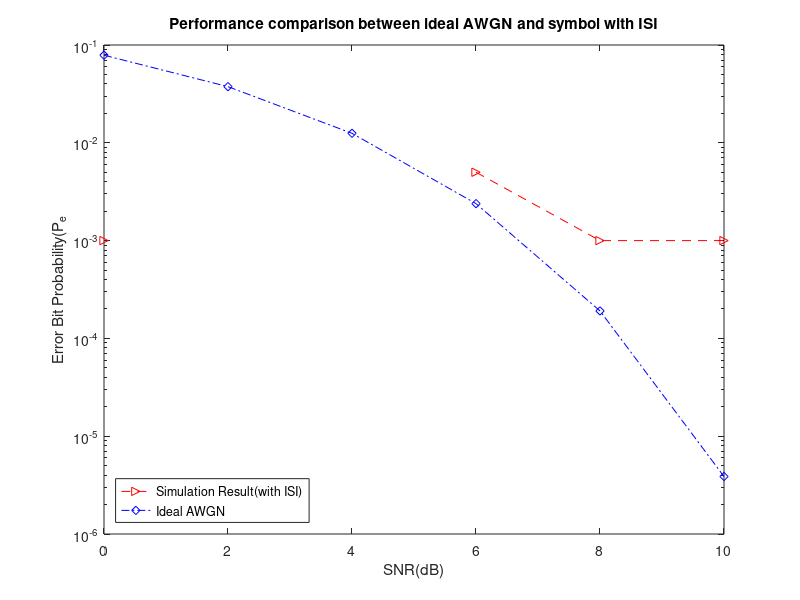

Reproduce this figure in MATLAB.
clc;
clear;
%------this is for checking the symbol-------------
%----------parameter setting---------
beta_0 = .5;
beta_2 = .5;
beta_1 = 1/sqrt(2);
alpha = .5;
SNR = [0:2:10];
sigma = zeros(1,length(SNR));
N = 1000;
Z = rand(1,N+7);
g1 = 1;  % g_0
g2 = 2/sqrt(2);   %g_1
g3 = 2/sqrt(2);   %g_-1
g4 = .25; %g_2
g5 = .25; %g_-2
g = [g5 g3 g1 g2 g4];

%-------------generate noise wk---------------

for i = 1:length(SNR)
   sigma(i) =sqrt(1/(10.^(SNR(i)/10))); 
   n(i,:) = sigma(i)*randn(1, N+7);
   gamma(i) = 10.^(SNR(i)/10);  %compute SNR in linear domain
   BER_AWGN(i) = qfunc(sqrt(2*gamma(i)));% compute theoretical values
   for k = 1:N+2
        w(i, k+2) = beta_0*n(i, k+2) + beta_1*n(i, k+1) + beta_2*n(i, k);  % with ISI
   end % k
end % i
%-------------generate X(k)-------------------
for k = 3:N+7
    if Z(k) > .5
        X(k) = 1;
    elseif Z(k) < .5
        X(k) = -1;
    end % if
end % k

%-----------generate r(k)--------------------
for i = 1:length(SNR)
   for k = 3:N+2
        error(i) = 0;
        r(i, k) = 0;
            for l = 1:5
               r(i, k) = r(i, k) + g(l)*X(k+5-l) + w(i, k);
               if r(i, k) > 0
                  Y(i, k) = 1;
                  if Y(i, k) ~= X(k)
                      error(i) = error(i) + 1;
                  end
               elseif r(i, k) < 0
                   Y(i, k) = -1;
                   if Y(i, k) ~= X(k)
                       error(i) = error(i) + 1;
                   end
               end % if                
            end % l
    end % k
end % i
BER = error / N; % compute the error bit prob
BER_1 = semilogy(SNR, BER, 'r>--');
hold on;
BER_2 = semilogy(SNR, BER_AWGN, 'bd-.');
legend([BER_1, BER_2], 'Simulation Result(with ISI)', 'Ideal AWGN', 'Location', 'southwest');
title('Performance comparison between ideal AWGN and symbol with ISI');
xlabel('SNR(dB)');
ylabel('Error Bit Probability(P_{e}');
